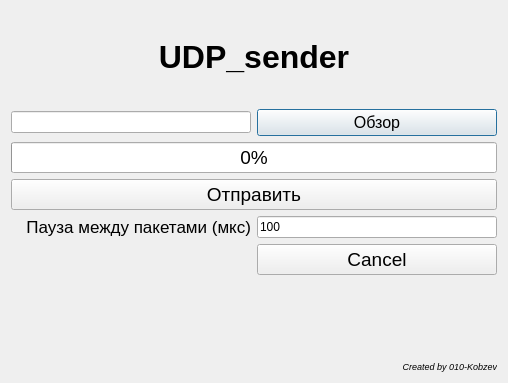
<?xml version="1.0" encoding="UTF-8"?>
<ui version="4.0">
 <class>Dialog</class>
 <widget class="QDialog" name="Dialog">
  <property name="geometry">
   <rect>
    <x>0</x>
    <y>0</y>
    <width>508</width>
    <height>383</height>
   </rect>
  </property>
  <property name="windowTitle">
   <string>Dialog</string>
  </property>
  <layout class="QGridLayout" name="gridLayout">
   <item row="1" column="1" colspan="2">
    <widget class="QLabel" name="label">
     <property name="font">
      <font>
       <pointsize>24</pointsize>
       <weight>75</weight>
       <bold>true</bold>
      </font>
     </property>
     <property name="lineWidth">
      <number>0</number>
     </property>
     <property name="midLineWidth">
      <number>10</number>
     </property>
     <property name="text">
      <string>UDP_sender</string>
     </property>
     <property name="alignment">
      <set>Qt::AlignCenter</set>
     </property>
    </widget>
   </item>
   <item row="5" column="1">
    <widget class="QLabel" name="label_4">
     <property name="font">
      <font>
       <pointsize>13</pointsize>
      </font>
     </property>
     <property name="text">
      <string>Пауза между пакетами (мкс)</string>
     </property>
     <property name="alignment">
      <set>Qt::AlignRight|Qt::AlignTrailing|Qt::AlignVCenter</set>
     </property>
    </widget>
   </item>
   <item row="5" column="2">
    <widget class="QLineEdit" name="lineEdit_2">
     <property name="text">
      <string>100</string>
     </property>
    </widget>
   </item>
   <item row="2" column="1">
    <widget class="QLineEdit" name="lineEdit"/>
   </item>
   <item row="3" column="1" colspan="2">
    <widget class="QProgressBar" name="progressBar">
     <property name="font">
      <font>
       <pointsize>14</pointsize>
      </font>
     </property>
     <property name="value">
      <number>0</number>
     </property>
    </widget>
   </item>
   <item row="2" column="2">
    <widget class="QPushButton" name="pushButton_2">
     <property name="font">
      <font>
       <pointsize>12</pointsize>
      </font>
     </property>
     <property name="text">
      <string>Обзор</string>
     </property>
    </widget>
   </item>
   <item row="6" column="2">
    <widget class="QPushButton" name="pushButton_3">
     <property name="font">
      <font>
       <pointsize>14</pointsize>
      </font>
     </property>
     <property name="text">
      <string>Cancel</string>
     </property>
    </widget>
   </item>
   <item row="7" column="2">
    <widget class="QLabel" name="label_3">
     <property name="font">
      <font>
       <pointsize>7</pointsize>
       <italic>true</italic>
      </font>
     </property>
     <property name="text">
      <string>Created by 010-Kobzev</string>
     </property>
     <property name="alignment">
      <set>Qt::AlignBottom|Qt::AlignRight|Qt::AlignTrailing</set>
     </property>
    </widget>
   </item>
   <item row="4" column="1" colspan="2">
    <widget class="QPushButton" name="pushButton">
     <property name="font">
      <font>
       <pointsize>14</pointsize>
      </font>
     </property>
     <property name="text">
      <string>Отправить</string>
     </property>
    </widget>
   </item>
   <item row="7" column="1">
    <widget class="QLabel" name="label_2">
     <property name="font">
      <font>
       <pointsize>12</pointsize>
       <underline>true</underline>
      </font>
     </property>
     <property name="text">
      <string/>
     </property>
    </widget>
   </item>
  </layout>
 </widget>
 <resources/>
 <connections/>
</ui>
